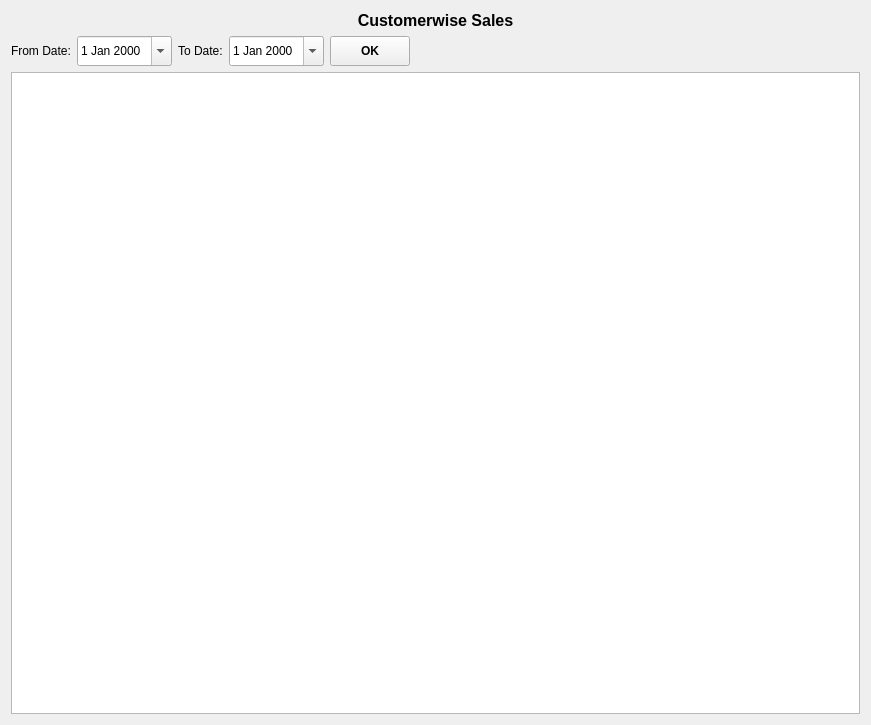
<?xml version="1.0" encoding="UTF-8"?>
<ui version="4.0">
 <class>POCwiseSalesSummary</class>
 <widget class="QWidget" name="POCwiseSalesSummary">
  <property name="geometry">
   <rect>
    <x>0</x>
    <y>0</y>
    <width>871</width>
    <height>725</height>
   </rect>
  </property>
  <property name="windowTitle">
   <string>Form</string>
  </property>
  <layout class="QVBoxLayout" name="verticalLayout">
   <item>
    <widget class="QLabel" name="label">
     <property name="font">
      <font>
       <pointsize>12</pointsize>
       <weight>75</weight>
       <bold>true</bold>
      </font>
     </property>
     <property name="text">
      <string>Customerwise Sales</string>
     </property>
     <property name="alignment">
      <set>Qt::AlignCenter</set>
     </property>
    </widget>
   </item>
   <item>
    <layout class="QHBoxLayout" name="horizontalLayout_2" stretch="0,0,0,0,0,0">
     <item>
      <widget class="QLabel" name="fromDateLabel_2">
       <property name="text">
        <string>From Date:</string>
       </property>
      </widget>
     </item>
     <item>
      <widget class="QDateEdit" name="fromDate">
       <property name="minimumSize">
        <size>
         <width>0</width>
         <height>30</height>
        </size>
       </property>
       <property name="calendarPopup">
        <bool>true</bool>
       </property>
      </widget>
     </item>
     <item>
      <widget class="QLabel" name="toDateLabel_2">
       <property name="text">
        <string>To Date:</string>
       </property>
      </widget>
     </item>
     <item>
      <widget class="QDateEdit" name="toDate">
       <property name="minimumSize">
        <size>
         <width>0</width>
         <height>30</height>
        </size>
       </property>
       <property name="calendarPopup">
        <bool>true</bool>
       </property>
      </widget>
     </item>
     <item>
      <widget class="QToolButton" name="OKButton_2">
       <property name="minimumSize">
        <size>
         <width>80</width>
         <height>30</height>
        </size>
       </property>
       <property name="font">
        <font>
         <weight>75</weight>
         <bold>true</bold>
        </font>
       </property>
       <property name="text">
        <string>OK</string>
       </property>
      </widget>
     </item>
     <item>
      <spacer name="horizontalSpacer_2">
       <property name="orientation">
        <enum>Qt::Horizontal</enum>
       </property>
       <property name="sizeHint" stdset="0">
        <size>
         <width>40</width>
         <height>20</height>
        </size>
       </property>
      </spacer>
     </item>
    </layout>
   </item>
   <item>
    <widget class="QTableView" name="tableView">
     <property name="font">
      <font>
       <pointsize>12</pointsize>
      </font>
     </property>
     <property name="alternatingRowColors">
      <bool>true</bool>
     </property>
     <property name="selectionBehavior">
      <enum>QAbstractItemView::SelectRows</enum>
     </property>
    </widget>
   </item>
  </layout>
 </widget>
 <resources/>
 <connections/>
</ui>
